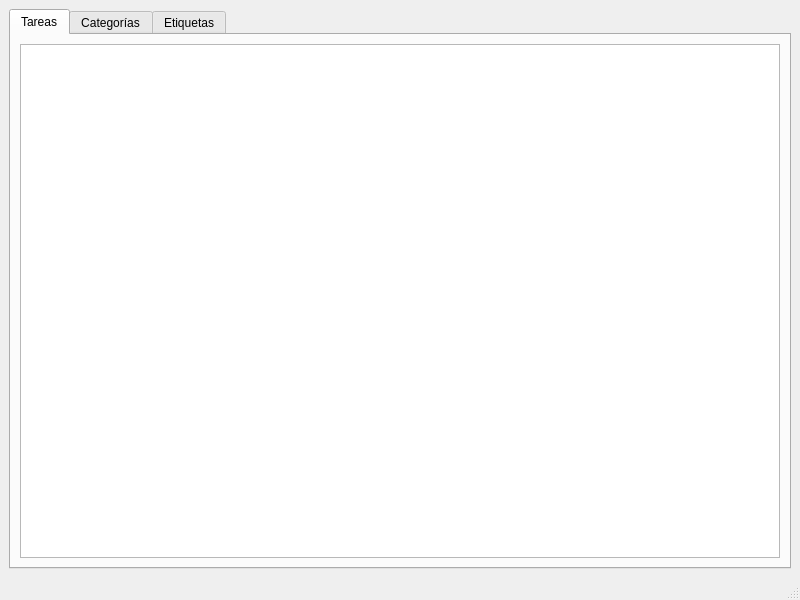
<?xml version="1.0" encoding="UTF-8"?>
<ui version="4.0">
 <class>MainWindow</class>
 <widget class="QMainWindow" name="MainWindow">
  <property name="geometry">
   <rect>
    <x>0</x>
    <y>0</y>
    <width>800</width>
    <height>600</height>
   </rect>
  </property>
  <property name="windowTitle">
   <string>MainWindow</string>
  </property>
  <widget class="QWidget" name="centralwidget">
   <layout class="QGridLayout" name="gridLayout_2">
    <item row="0" column="0">
     <layout class="QGridLayout" name="gridLayout">
      <item row="0" column="0">
       <widget class="QTabWidget" name="tabWidget">
        <property name="currentIndex">
         <number>0</number>
        </property>
        <widget class="QWidget" name="tab">
         <attribute name="title">
          <string>Tareas</string>
         </attribute>
         <layout class="QGridLayout" name="gridLayout_3">
          <item row="0" column="0">
           <widget class="QTableView" name="tlbView"/>
          </item>
         </layout>
        </widget>
        <widget class="QWidget" name="tab_2">
         <attribute name="title">
          <string>Categorías</string>
         </attribute>
        </widget>
        <widget class="QWidget" name="tab_3">
         <attribute name="title">
          <string>Etiquetas</string>
         </attribute>
        </widget>
       </widget>
      </item>
     </layout>
    </item>
   </layout>
  </widget>
  <widget class="QMenuBar" name="menubar">
   <property name="geometry">
    <rect>
     <x>0</x>
     <y>0</y>
     <width>800</width>
     <height>20</height>
    </rect>
   </property>
  </widget>
  <widget class="QStatusBar" name="statusbar"/>
 </widget>
 <resources/>
 <connections/>
</ui>
